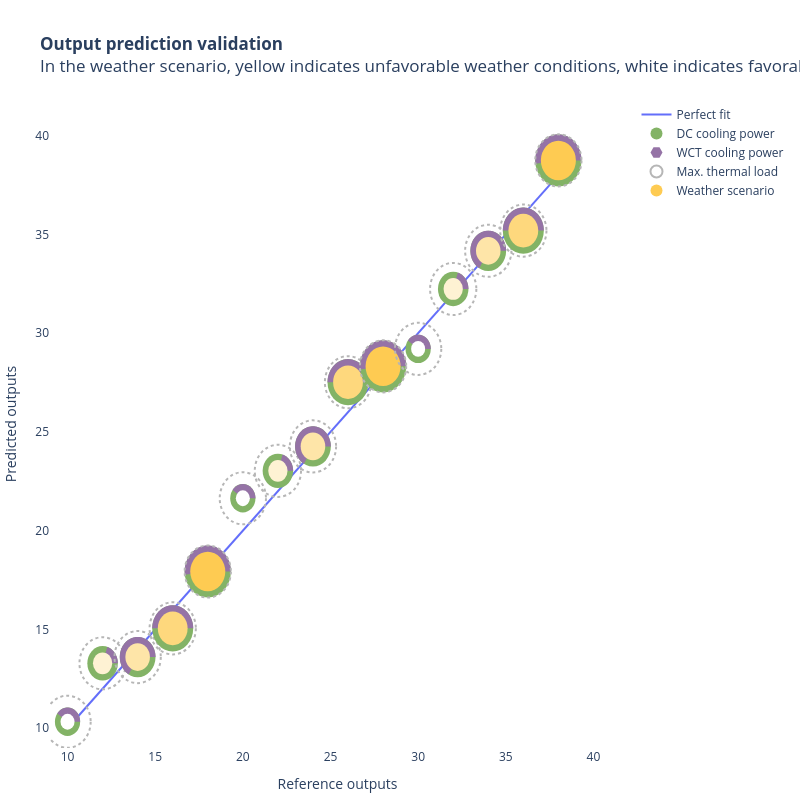

Notebook source saved alongside this figure:
### Code cell
import plotly.graph_objects as go
import numpy as np
from phd_visualizations.constants import color_palette


# Create figure
fig = go.Figure()

# Sample data
yref = np.arange(10, 40, 2)
ymod = np.arange(10, 40, 2) + np.random.normal(0, 1, len(yref))
x = yref
Qc = [5, 10, 15, 20, 25] * (len(x)//5)
Qdc = [3, 8, 5, 10, 12] * (len(x)//5)
Qwct = np.array(Qc) - np.array(Qdc)
Tamb = [10, 15, 20, 25, 30] * (len(x)//5)

Tamb_min, Tamb_max = 10, 30
Qc_min, Qc_max = 5, 25

# Parameters
min_size = 0.4  # Minimum size of the donut hole
max_size = 1  # Maximum size of the donut hole
ring_width = 0.8  # Width of the donut ring

def polar_to_cartesian(r, theta_deg):
    # Helper: Convert polar to cartesian
    theta = np.radians(theta_deg)
    return cx + r * np.cos(theta), cy + r * np.sin(theta)

def lerp_color(c1, c2, t):
    # Linear interpolation between the two colors
    c1 = np.array([int(c1[i:i+2], 16) for i in (1, 3, 5)])
    c2 = np.array([int(c2[i:i+2], 16) for i in (1, 3, 5)])
    c = (1 - t) * c1 + t * c2
    return f"#{int(c[0]):02X}{int(c[1]):02X}{int(c[2]):02X}"

for idx in range(len(x)):
    cx, cy = x[idx], ymod[idx]  # Center

    # Map Qc[0] from [Qc_min, Qc_max] to [min_size, max_size] for r_inner
    r_inner = min_size + (Qc[idx] - Qc_min) / (Qc_max - Qc_min) * (max_size - min_size)
    # r_outer is 10% of min_size larger than r_inner
    r_outer = r_inner + ring_width * min_size
    max_radius = max_size + ring_width * min_size
    contribution_Qwct = Qwct[idx] / Qc[idx] * 360 
    theta_start = 0    # Starting angle of partial arc (in degrees)
    theta_end = contribution_Qwct    # Ending angle of partial arc

    # Generate arc path (SVG path syntax)
    num_points = 100
    theta = np.linspace(theta_start, theta_end, num_points)
    x_arc = cx + r_outer * np.cos(np.radians(theta))
    y_arc = cy + r_outer * np.sin(np.radians(theta))
    path = f"M{x_arc[0]},{y_arc[0]}" + ''.join([f"L{x},{y}" for x, y in zip(x_arc[1:], y_arc[1:])])
    path += f"L{cx},{cy}Z"  # Close the path back to the center

    # Add full outer circle (base)
    fig.add_shape(
        type="circle",
        x0=cx - r_outer, y0=cy - r_outer,
        x1=cx + r_outer, y1=cy + r_outer,
        fillcolor=color_palette["dc_green"],
        # layer="below",
        line=dict(width=0),  # Disable the line
        showlegend=True if idx == 0 else False,  # Show legend only for the first donut
        name="DC cooling power" if idx == 0 else "",
    )

    # Add partial arc segment (on top of base)
    fig.add_shape(
        type="path",
        path=path,
        fillcolor=color_palette["wct_purple"],
        line=dict(width=0),  # Disable the line
        showlegend=True if idx == 0 else False,  # Show legend only for the first donut
        name="WCT cooling power" if idx == 0 else "",
    )

    # Add inner filled circle (donut hole)
    
    # Interpolate color from cool_green to cool_red based on Tamb
    # Normalize Tamb to [0, 1]
    t_norm = (Tamb[idx] - Tamb_min) / (Tamb_max - Tamb_min)
    fillcolor = lerp_color("#ffffff", color_palette["plotly_yellow"], t_norm)
    
    fig.add_shape(
        type="circle",
        x0=cx - r_inner, y0=cy - r_inner,
        x1=cx + r_inner, y1=cy + r_inner,
        fillcolor=fillcolor,
        opacity=1,
        line_color="rgba(0, 0, 0, 0)",  # Transparent
    )

    # Add inner filled circle (donut hole)
    fig.add_shape(
        type="circle",
        x0=cx - max_radius, y0=cy - max_radius,
        x1=cx + max_radius, y1=cy + max_radius,
        fillcolor="rgba(0, 0, 0, 0)",  # Transparent
        line_color=color_palette["bg_gray"],
        line=dict(dash='dot'),
        showlegend=True if idx == 0 else False,  # Show legend only for the first donut
        name="Max. thermal load" if idx == 0 else "",
    )

# Add an additional (out of the range) weather circle for the legend
fig.add_shape(
    type="circle",
    x0=-9999,
    x1=-9999,
    fillcolor=color_palette["plotly_yellow"],
    opacity=1,
    line_color="rgba(0, 0, 0, 0)",  # Transparent
    showlegend=True,
    name="Weather scenario",
)

# Add invisible scatter trace to fix axis scaling
fig.add_trace(go.Scatter(
    x=yref, y=yref,
    mode="lines",
    marker_opacity=0,
    showlegend=True,
    name="Perfect fit",
))

# Layout
fig.update_layout(
    width=800,
    height=800,
    xaxis=dict(visible=True, range=[yref.min()*0.9, yref.max()*1.1]),
    yaxis=dict(visible=True, range=[yref.min()*0.9, yref.max()*1.1]),
    xaxis_title="Reference outputs",
    yaxis_title="Predicted outputs",
    margin=dict(t=100, b=10, l=10, r=10),  # Increased top margin for more space
    plot_bgcolor="white",
    title="<b>Output prediction validation</b><br>In the weather scenario, yellow indicates unfavorable weather conditions, white indicates favorable conditions.",
)

fig.show()
